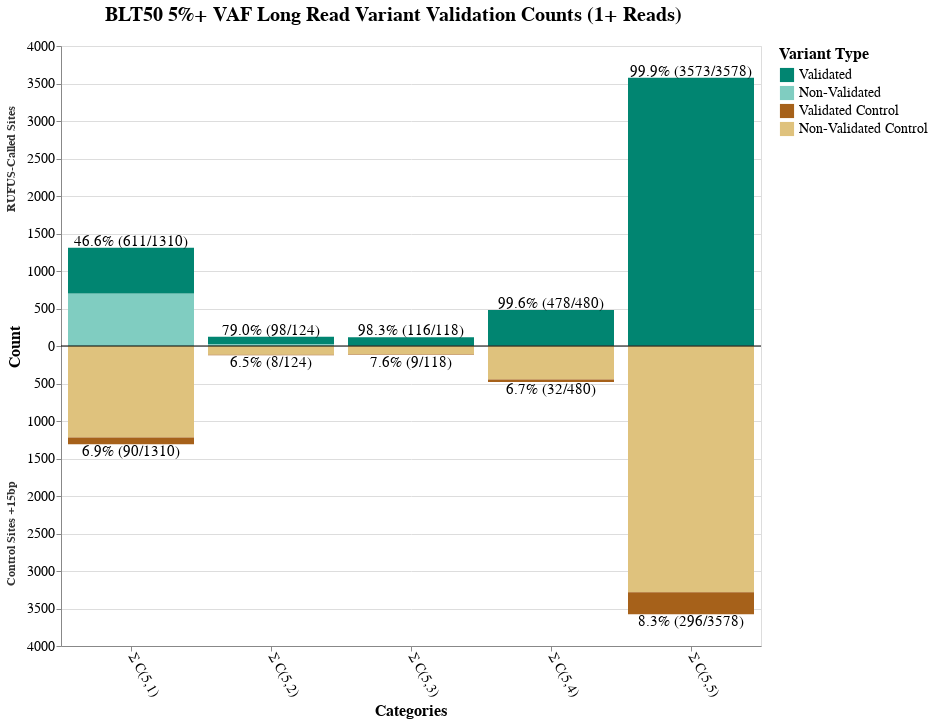

Source (notebook cell):
### Code cell
import altair as alt
import pandas as pd

pos_1plus=[3573, 478, 116, 98, 611]
neg_1plus=[296, 32, 9, 8, 90]

pos_2plus=[3573, 478, 116, 80, 324]
neg_2plus=[75, 12, 1, 4, 29]

pos_5plus=[3573, 477, 114, 73, 156]
neg_5plus=[4, 2, 0, 0, 4]

pos_8plus=[3573, 476, 113, 68, 132]
neg_8plus=[1, 1, 0, 0, 3]

pos_10plus=[3573, 473, 110, 55, 124]
neg_10plus=[0, 0, 0, 0, 3]

# Sample data - replace with your actual data
data = pd.DataFrame({
    'category': ['Σ C(5,5)', 'Σ C(5,4)', 'Σ C(5,3)', 'Σ C(5,2)', 'Σ C(5,1)'],
    'positive_total': [3578, 480, 118, 124, 1310], # BLT50 total variants for actual sites with 1+ read
    'positive_validated': pos_1plus, # BLT50 validated variants for actual sites
    'negative_total': [3578, 480, 118, 124, 1310], # BLT50 total variants for +15bp sites with 1+ read (hopefully these numbers the same as ^)
    'negative_validated': neg_1plus # BLT50 validated variants for +15bp sites
})

# Create stacked data structure
data_stacked = []
for _, row in data.iterrows():
    category = row['category']
    
    # Calculate percentages for this category
    pos_validation_rate = (row['positive_validated'] / row['positive_total'] * 100) if row['positive_total'] > 0 else 0
    neg_validation_rate = (row['negative_validated'] / row['negative_total'] * 100) if row['negative_total'] > 0 else 0
    
    # Calculate unvalidated counts (difference between total and validated)
    pos_unvalidated = row['positive_total'] - row['positive_validated']
    neg_unvalidated = row['negative_total'] - row['negative_validated']
    
    # Positive side - unvalidated variants (bottom of stack)
    data_stacked.append({
        'category': category,
        'direction': 'positive',
        'variant_type': 'unvalidated',
        'variant_direction': 'unvalidated_positive',
        'count': pos_unvalidated,
        'stack_order': 0,
        'validation_rate': pos_validation_rate,
        'total_count': row['positive_total'],
        'validated_count': row['positive_validated']
    })
    
    # Positive side - validated variants (stacked on top)
    data_stacked.append({
        'category': category,
        'direction': 'positive',
        'variant_type': 'validated',
        'variant_direction': 'validated_positive',
        'count': row['positive_validated'],
        'stack_order': 1,
        'validation_rate': pos_validation_rate,
        'total_count': row['positive_total'],
        'validated_count': row['positive_validated']
    })
    
    # Negative side - unvalidated variants (displayed as negative, bottom of stack)
    data_stacked.append({
        'category': category,
        'direction': 'negative',
        'variant_type': 'unvalidated',
        'variant_direction': 'unvalidated_negative',
        'count': -neg_unvalidated,
        'stack_order': 0,
        'validation_rate': neg_validation_rate,
        'total_count': row['negative_total'],
        'validated_count': row['negative_validated']
    })
    
    # Negative side - validated variants (stacked on negative side)
    data_stacked.append({
        'category': category,
        'direction': 'negative',
        'variant_type': 'validated',
        'variant_direction': 'validated_negative',
        'count': -row['negative_validated'],
        'stack_order': 1,
        'validation_rate': neg_validation_rate,
        'total_count': row['negative_total'],
        'validated_count': row['negative_validated']
    })

data_long = pd.DataFrame(data_stacked)

# Create the bidirectional stacked bar chart
chart = alt.Chart(data_long).mark_bar().encode(
    x=alt.X('category:O',
            sort=['Σ C(5,5)', 'Σ C(5,4)', 'Σ C(5,3)', 'Σ C(5,2)', 'Σ C(5,1)'],
            title='Categories',
            axis=alt.Axis(labelAngle=60,labelFontSize=14, titleFontSize=16)),
        y=alt.Y('count:Q',
            title='Count',
            scale=alt.Scale(domain=[-3600, 3600]), # Adjust domain as needed
            stack='zero',
            axis=alt.Axis(labelFontSize=14, titleFontSize=16, labelExpr="abs(datum.value)")),
    color=alt.Color('variant_direction:N',
                    scale=alt.Scale(
                        domain=['validated_positive', 'unvalidated_positive', 'validated_negative', 'unvalidated_negative'],
                        range=['#018571', '#80cdc1', '#a6611a', '#dfc27d']
                        #=['#fd8d3c', '#756bb1', '#fdbe85', '#bcbddc']
                    ),
                    legend=alt.Legend(
                        title="Variant Type",
                        orient='right',
                        # legendX=150,
                        # legendY=700,
                        direction='vertical',
                        symbolType='square',
                        symbolSize=200,
                        titleFontSize=16,
                        labelFontSize=14,
                        labelExpr="datum.value == 'unvalidated_positive' ? 'Non-Validated' : datum.value == 'validated_positive' ? 'Validated' : datum.value == 'unvalidated_negative' ? 'Non-Validated Control' : 'Validated Control'"
                    )),
    order=alt.Order('stack_order:O'),
    tooltip=['category:O', 'direction:N', 'variant_type:N', 'count:Q', 'validation_rate:Q']
).properties(
    width=700,
    height=600,
    title=alt.TitleParams(
        text="BLT50 5%+ VAF Long Read Variant Validation Counts (1+ Reads)",
        fontSize=20,
        fontWeight='bold',
        dy=-10,
        dx=100,
        anchor='start'
    )
)

# Create data for percentage labels (one per category per direction)
label_data = []
for category in data['category'].unique():
    # Positive side label
    pos_row = data[data['category'] == category].iloc[0]
    pos_validation_rate = (pos_row['positive_validated'] / pos_row['positive_total'] * 100) if pos_row['positive_total'] > 0 else 0
    pos_y_position = pos_row['positive_total']  # Top of positive stack (total height)
    
    label_data.append({
        'category': category,
        'y_position': pos_y_position + 50,  # Slightly above the bar
        'percentage': f"{pos_validation_rate:.1f}% ({pos_row['positive_validated']}/{pos_row['positive_total']})",
        'direction': 'positive'
    })
    
    # Negative side label
    neg_validation_rate = (pos_row['negative_validated'] / pos_row['negative_total'] * 100) if pos_row['negative_total'] > 0 else 0
    neg_y_position = -pos_row['negative_total']  # Bottom of negative stack (total height)
    
    label_data.append({
        'category': category,
        'y_position': neg_y_position - 50,  # Slightly below the bar
        'percentage': f"{neg_validation_rate:.1f}% ({pos_row['negative_validated']}/{pos_row['negative_total']})",
        'direction': 'negative'
    })

label_df = pd.DataFrame(label_data)

# Create percentage labels
percentage_labels = alt.Chart(label_df).mark_text(
    align='center',
    baseline='middle',
    fontSize=15,
    color='black',
    dy=alt.expr("datum.direction == 'positive' ? -3 : 3") 
).encode(
    x=alt.X('category:O'),
    y=alt.Y('y_position:Q'),
    text=alt.Text('percentage:N')
)

# Add a horizontal line at y=0 for reference
zero_line = alt.Chart(pd.DataFrame({'y': [0]})).mark_rule(
    color='black',
    strokeWidth=1
).encode(y='y:Q')

# Create section labels for positive and negative sides - positioned independently
section_label_data = pd.DataFrame([
    {'label': 'RUFUS-Called Sites', 'y_position': 3200, 'x_pos': 0},  # Top section
    {'label': 'Control Sites +15bp', 'y_position': -1800, 'x_pos': 0}  # Bottom section
])

# Create section labels for positive and negative sides
section_labels = alt.Chart(section_label_data).mark_text(
    align='right',
    baseline='middle',
    fontSize=12,
    fontWeight='bold',
    color='#333333',
    angle=270,  # Rotate text vertically like y-axis title
    dy=-50  # Position to the left of the chart area
).encode(
    x=alt.value(0),  # Fixed x position
    y=alt.Y('y_position:Q', scale=alt.Scale(domain=[-3600, 3600])),
    text=alt.Text('label:N')
)

# Combine all charts
final_chart = alt.layer(
    chart,
    zero_line,
    percentage_labels,
    section_labels
).resolve_scale(
    color='independent'
)

# Display the chart
final_chart.show()

# Optional: Save the chart
# final_chart.save('bidirectional_bar_chart.html')
# final_chart.save('bidirectional_bar_chart.png', scale_factor=2.0)

### Figure 1 — Vega-Lite specification as saved in the notebook (floating-point values rounded to 4 significant figures)
{"config": {"view": {"continuousWidth": 300, "continuousHeight": 300}}, "layer": [{"data": {"name": "data-ecb210a228368958b965a425121c852c"}, "mark": {"type": "bar"}, "encoding": {"color": {"field": "variant_direction", "legend": {"direction": "vertical", "labelExpr": "datum.value == 'unvalidated_positive' ? 'Non-Validated' : datum.value == 'validated_positive' ? 'Validated' : datum.value == 'unvalidated_negative' ? 'Non-Validated Control' : 'Validated Control'", "labelFontSize": 14, "orient": "right", "symbolSize": 200, "symbolType": "square", "title": "Variant Type", "titleFontSize": 16}, "scale": {"domain": ["validated_positive", "unvalidated_positive", "validated_negative", "unvalidated_negative"], "range": ["#018571", "#80cdc1", "#a6611a", "#dfc27d"]}, "type": "nominal"}, "order": {"field": "stack_order", "type": "ordinal"}, "tooltip": [{"field": "category", "type": "ordinal"}, {"field": "direction", "type": "nominal"}, {"field": "variant_type", "type": "nominal"}, {"field": "count", "type": "quantitative"}, {"field": "validation_rate", "type": "quantitative"}], "x": {"axis": {"labelAngle": 60, "labelFontSize": 14, "titleFontSize": 16}, "field": "category", "sort": ["Σ C(5,5)", "Σ C(5,4)", "Σ C(5,3)", "Σ C(5,2)", "Σ C(5,1)"], "title": "Categories", "type": "ordinal"}, "y": {"axis": {"labelExpr": "abs(datum.value)", "labelFontSize": 14, "titleFontSize": 16}, "field": "count", "scale": {"domain": [-3600, 3600]}, "stack": "zero", "title": "Count", "type": "quantitative"}}, "title": {"text": "BLT50 5%+ VAF Long Read Variant Validation Counts (1+ Reads)", "anchor": "start", "dx": 100, "dy": -10, "fontSize": 20, "fontWeight": "bold"}}, {"data": {"name": "data-a0a55d106695e8d630baff0f16eee66d"}, "mark": {"type": "rule", "color": "black", "strokeWidth": 1}, "encoding": {"y": {"field": "y", "type": "quantitative"}}}, {"data": {"name": "data-d1dfa2876fc737cf10eb3b213b185c59"}, "mark": {"type": "text", "align": "center", "baseline": "middle", "color": "black", "dy": {"expr": "datum.direction == 'positive' ? -3 : 3"}, "fontSize": 15}, "encoding": {"text": {"field": "percentage", "type": "nominal"}, "x": {"field": "category", "type": "ordinal"}, "y": {"field": "y_position", "type": "quantitative"}}}, {"data": {"name": "data-5a241f7096e0de24dfe9ed0c3cfae647"}, "mark": {"type": "text", "align": "right", "angle": 270, "baseline": "middle", "color": "#333333", "dy": -50, "fontSize": 12, "fontWeight": "bold"}, "encoding": {"text": {"field": "label", "type": "nominal"}, "x": {"value": 0}, "y": {"field": "y_position", "scale": {"domain": [-3600, 3600]}, "type": "quantitative"}}}], "height": 600, "resolve": {"scale": {"color": "independent"}}, "width": 700, "$schema": "https://vega.github.io/schema/vega-lite/v5.20.1.json", "datasets": {"data-ecb210a228368958b965a425121c852c": [{"category": "Σ C(5,5)", "direction": "positive", "variant_type": "unvalidated", "variant_direction": "unvalidated_positive", "count": 5, "stack_order": 0, "validation_rate": 99.86, "total_count": 3578, "validated_count": 3573}, {"category": "Σ C(5,5)", "direction": "positive", "variant_type": "validated", "variant_direction": "validated_positive", "count": 3573, "stack_order": 1, "validation_rate": 99.86, "total_count": 3578, "validated_count": 3573}, {"category": "Σ C(5,5)", "direction": "negative", "variant_type": "unvalidated", "variant_direction": "unvalidated_negative", "count": -3282, "stack_order": 0, "validation_rate": 8.273, "total_count": 3578, "validated_count": 296}, {"category": "Σ C(5,5)", "direction": "negative", "variant_type": "validated", "variant_direction": "validated_negative", "count": -296, "stack_order": 1, "validation_rate": 8.273, "total_count": 3578, "validated_count": 296}, {"category": "Σ C(5,4)", "direction": "positive", "variant_type": "unvalidated", "variant_direction": "unvalidated_positive", "count": 2, "stack_order": 0, "validation_rate": 99.58, "total_count": 480, "validated_count": 478}, {"category": "Σ C(5,4)", "direction": "positive", "variant_type": "validated", "variant_direction": "validated_positive", "count": 478, "stack_order": 1, "validation_rate": 99.58, "total_count": 480, "validated_count": 478}, {"category": "Σ C(5,4)", "direction": "negative", "variant_type": "unvalidated", "variant_direction": "unvalidated_negative", "count": -448, "stack_order": 0, "validation_rate": 6.667, "total_count": 480, "validated_count": 32}, {"category": "Σ C(5,4)", "direction": "negative", "variant_type": "validated", "variant_direction": "validated_negative", "count": -32, "stack_order": 1, "validation_rate": 6.667, "total_count": 480, "validated_count": 32}, {"category": "Σ C(5,3)", "direction": "positive", "variant_type": "unvalidated", "variant_direction": "unvalidated_positive", "count": 2, "stack_order": 0, "validation_rate": 98.31, "total_count": 118, "validated_count": 116}, {"category": "Σ C(5,3)", "direction": "positive", "variant_type": "validated", "variant_direction": "validated_positive", "count": 116, "stack_order": 1, "validation_rate": 98.31, "total_count": 118, "validated_count": 116}, {"category": "Σ C(5,3)", "direction": "negative", "variant_type": "unvalidated", "variant_direction": "unvalidated_negative", "count": -109, "stack_order": 0, "validation_rate": 7.627, "total_count": 118, "validated_count": 9}, {"category": "Σ C(5,3)", "direction": "negative", "variant_type": "validated", "variant_direction": "validated_negative", "count": -9, "stack_order": 1, "validation_rate": 7.627, "total_count": 118, "validated_count": 9}, {"category": "Σ C(5,2)", "direction": "positive", "variant_type": "unvalidated", "variant_direction": "unvalidated_positive", "count": 26, "stack_order": 0, "validation_rate": 79.03, "total_count": 124, "validated_count": 98}, {"category": "Σ C(5,2)", "direction": "positive", "variant_type": "validated", "variant_direction": "validated_positive", "count": 98, "stack_order": 1, "validation_rate": 79.03, "total_count": 124, "validated_count": 98}, {"category": "Σ C(5,2)", "direction": "negative", "variant_type": "unvalidated", "variant_direction": "unvalidated_negative", "count": -116, "stack_order": 0, "validation_rate": 6.452, "total_count": 124, "validated_count": 8}, {"category": "Σ C(5,2)", "direction": "negative", "variant_type": "validated", "variant_direction": "validated_negative", "count": -8, "stack_order": 1, "validation_rate": 6.452, "total_count": 124, "validated_count": 8}, {"category": "Σ C(5,1)", "direction": "positive", "variant_type": "unvalidated", "variant_direction": "unvalidated_positive", "count": 699, "stack_order": 0, "validation_rate": 46.64, "total_count": 1310, "validated_count": 611}, {"category": "Σ C(5,1)", "direction": "positive", "variant_type": "validated", "variant_direction": "validated_positive", "count": 611, "stack_order": 1, "validation_rate": 46.64, "total_count": 1310, "validated_count": 611}, {"category": "Σ C(5,1)", "direction": "negative", "variant_type": "unvalidated", "variant_direction": "unvalidated_negative", "count": -1220, "stack_order": 0, "validation_rate": 6.87, "total_count": 1310, "validated_count": 90}, {"category": "Σ C(5,1)", "direction": "negative", "variant_type": "validated", "variant_direction": "validated_negative", "count": -90, "stack_order": 1, "validation_rate": 6.87, "total_count": 1310, "validated_count": 90}], "data-a0a55d106695e8d630baff0f16eee66d": [{"y": 0}], "data-d1dfa2876fc737cf10eb3b213b185c59": [{"category": "Σ C(5,5)", "y_position": 3628, "percentage": "99.9% (3573/3578)", "direction": "positive"}, {"category": "Σ C(5,5)", "y_position": -3628, "percentage": "8.3% (296/3578)", "direction": "negative"}, {"category": "Σ C(5,4)", "y_position": 530, "percentage": "99.6% (478/480)", "direction": "positive"}, {"category": "Σ C(5,4)", "y_position": -530, "percentage": "6.7% (32/480)", "direction": "negative"}, {"category": "Σ C(5,3)", "y_position": 168, "percentage": "98.3% (116/118)", "direction": "positive"}, {"category": "Σ C(5,3)", "y_position": -168, "percentage": "7.6% (9/118)", "direction": "negative"}, {"category": "Σ C(5,2)", "y_position": 174, "percentage": "79.0% (98/124)", "direction": "positive"}, {"category": "Σ C(5,2)", "y_position": -174, "percentage": "6.5% (8/124)", "direction": "negative"}, {"category": "Σ C(5,1)", "y_position": 1360, "percentage": "46.6% (611/1310)", "direction": "positive"}, {"category": "Σ C(5,1)", "y_position": -1360, "percentage": "6.9% (90/1310)", "direction": "negative"}], "data-5a241f7096e0de24dfe9ed0c3cfae647": [{"label": "RUFUS-Called Sites", "y_position": 3200, "x_pos": 0}, {"label": "Control Sites +15bp", "y_position": -1800, "x_pos": 0}]}}
